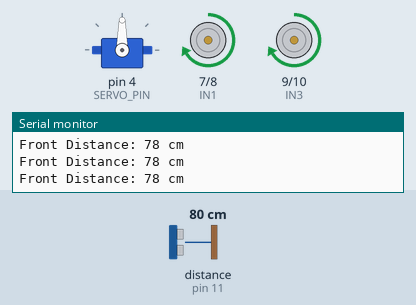
Simulated run of this sketch. Board: Arduino Uno, built with avr-gcc and run on an emulated ATmega328P. Parts: servo, motor-driver pin pairs drawn as motors (green arrow = first pin HIGH = forward, orange = second pin HIGH = backward, longer = more drive, scaled by the enable pin), the last lines printed to the serial monitor. Wiring (inferred from the names in the program): ultrasonic range finder: trigger pin 12; echo pin 11. Inputs (shaded band) come from the test bench; at power-on: distance to the obstacle (sensor on pin 11) 80 cm. The echo pulse lasts 58.3 µs per cm.

Above: at 2.2 s.
2.3 s: distance to the obstacle (sensor on pin 11) set to 24 cm
3.8 s: distance to the obstacle (sensor on pin 11) set to 20 cm
At 5.7 s:
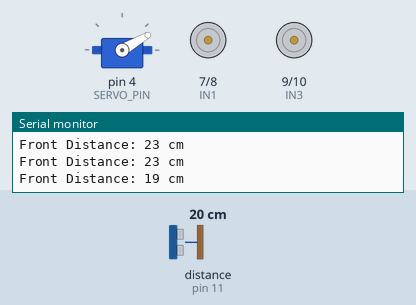
At 6.5 s:
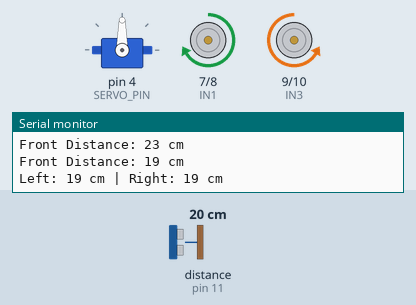
6.8 s: distance to the obstacle (sensor on pin 11) set to 4 cm
At 9.7 s:
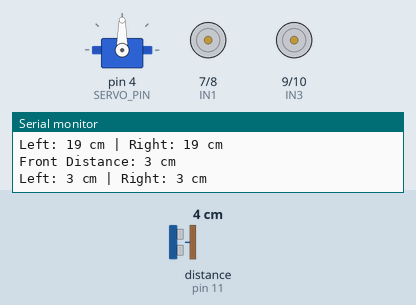
9.8 s: distance to the obstacle (sensor on pin 11) set to 2 cm
12.8 s: distance to the obstacle (sensor on pin 11) set to 9 cm
15.8 s: distance to the obstacle (sensor on pin 11) set to 35 cm
At 16.8 s:
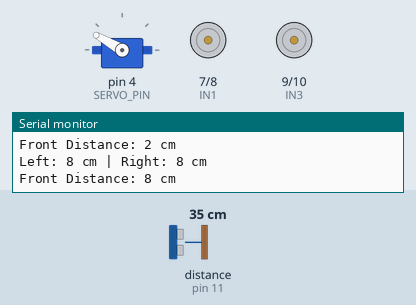
Timing chart, 0 to 19.8 s (numbered marks = the images above; inputs shaded):
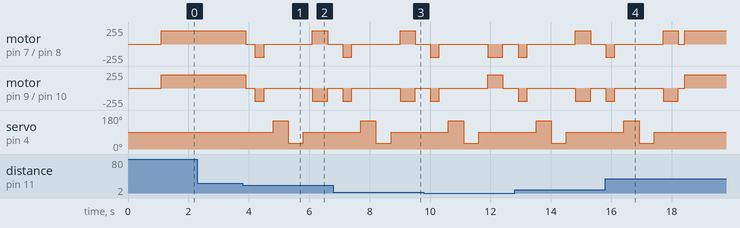

Measured:
- the behaviour switches between 22 and 21 cm on distance to the obstacle (sensor on pin 11) (found by bisection; images 0 and 1)
- after the input at 15.8 s, servo on pin 4 (SERVO_PIN): goes on until 17.4 s, then stays 90°

The sketch:

obstacle_avoidance_car.ino
```cpp
#include <Servo.h>

// =========================
// Pin Configuration
// =========================

// Motor Driver
#define ENA 5
#define IN1 7
#define IN2 8

#define ENB 6
#define IN3 9
#define IN4 10

// Ultrasonic Sensor
#define TRIG 12
#define ECHO 11

// Servo
#define SERVO_PIN 4

// =========================
// Configuration
// =========================

#define OBSTACLE_DISTANCE 20

#define FORWARD_SPEED 200
#define BACKWARD_SPEED 180
#define TURN_SPEED 200

#define SCAN_CENTER 90
#define SCAN_LEFT 150
#define SCAN_RIGHT 30

// =========================
// Global Variables
// =========================

Servo scanner;

long duration;
int distance;

// =========================
// Setup
// =========================

void setup() {

  Serial.begin(9600);

  // Motor pins
  pinMode(ENA, OUTPUT);
  pinMode(IN1, OUTPUT);
  pinMode(IN2, OUTPUT);

  pinMode(ENB, OUTPUT);
  pinMode(IN3, OUTPUT);
  pinMode(IN4, OUTPUT);

  // Ultrasonic
  pinMode(TRIG, OUTPUT);
  pinMode(ECHO, INPUT);

  // Servo
  scanner.attach(SERVO_PIN);
  scanner.write(SCAN_CENTER);

  stopCar();

  delay(1000);
}

// =========================
// Main Loop
// =========================

void loop() {

  scanner.write(SCAN_CENTER);
  delay(100);

  distance = getDistance();

  Serial.print("Front Distance: ");
  Serial.print(distance);
  Serial.println(" cm");

  if (distance > OBSTACLE_DISTANCE) {

    moveForward();

  } else {

    avoidObstacle();
  }
}

// =========================
// Obstacle Avoidance
// =========================

void avoidObstacle() {

  stopCar();
  delay(300);

  moveBackward();
  delay(300);

  stopCar();
  delay(300);

  // Scan left
  scanner.write(SCAN_LEFT);
  delay(500);

  int leftDistance = getDistance();

  // Scan right
  scanner.write(SCAN_RIGHT);
  delay(500);

  int rightDistance = getDistance();

  // Center scanner
  scanner.write(SCAN_CENTER);
  delay(300);

  Serial.print("Left: ");
  Serial.print(leftDistance);

  Serial.print(" cm | Right: ");
  Serial.print(rightDistance);

  Serial.println(" cm");

  if (leftDistance > rightDistance) {

    turnLeft();
    delay(500);

  } else {

    turnRight();
    delay(500);
  }

  stopCar();
  delay(100);
}

// =========================
// Ultrasonic
// =========================

int getDistance() {

  digitalWrite(TRIG, LOW);
  delayMicroseconds(2);

  digitalWrite(TRIG, HIGH);
  delayMicroseconds(10);

  digitalWrite(TRIG, LOW);

  duration = pulseIn(ECHO, HIGH, 30000);

  if (duration == 0) {
    return 400;
  }

  return duration * 0.034 / 2;
}

// =========================
// Motor Control
// =========================

void moveForward() {

  digitalWrite(IN1, HIGH);
  digitalWrite(IN2, LOW);

  digitalWrite(IN3, HIGH);
  digitalWrite(IN4, LOW);

  analogWrite(ENA, FORWARD_SPEED);
  analogWrite(ENB, FORWARD_SPEED);
}

void moveBackward() {

  digitalWrite(IN1, LOW);
  digitalWrite(IN2, HIGH);

  digitalWrite(IN3, LOW);
  digitalWrite(IN4, HIGH);

  analogWrite(ENA, BACKWARD_SPEED);
  analogWrite(ENB, BACKWARD_SPEED);
}

void turnLeft() {

  digitalWrite(IN1, LOW);
  digitalWrite(IN2, HIGH);

  digitalWrite(IN3, HIGH);
  digitalWrite(IN4, LOW);

  analogWrite(ENA, TURN_SPEED);
  analogWrite(ENB, TURN_SPEED);
}

void turnRight() {

  digitalWrite(IN1, HIGH);
  digitalWrite(IN2, LOW);

  digitalWrite(IN3, LOW);
  digitalWrite(IN4, HIGH);

  analogWrite(ENA, TURN_SPEED);
  analogWrite(ENB, TURN_SPEED);
}

void stopCar() {

  digitalWrite(IN1, LOW);
  digitalWrite(IN2, LOW);

  digitalWrite(IN3, LOW);
  digitalWrite(IN4, LOW);

  analogWrite(ENA, 0);
  analogWrite(ENB, 0);
}
```
